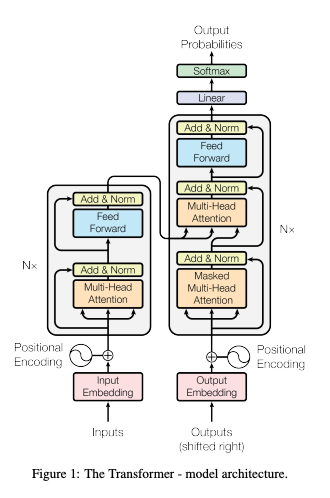
#> input picture assets/sample.png, 330 x 498 px
$ python measure_figure.py ../../assets/sample.png
#> lines starting #> are read from the running program, lines starting #| are printed output that depends on the picture; after the words box and inside, x2 and y2 are one past the last pixel; in counts of white or black regions, pixels touching at a corner belong together
#!/usr/bin/env python3
"""Measure a figure the way a reader sees it: from the rendered pixels, never from node boxes.

    uv run --with pymupdf --with pillow --with numpy python scripts/measure_figure.py fig/fig2.pdf
    uv run ... measure_figure.py paper.pdf --figure 2          # a reference paper's Figure 2
    uv run ... measure_figure.py render.png --width 236   # a PNG render of a known column width

Reports, in points of the target column:

    ink %      fraction of pixels below 245 luminance. Flagship single-column method figures run
               8-37 % (BNF Fig. 2 8.3, FlowDPS Fig. 2 12.9, JiT Fig. 4 19.9, iMF Fig. 1 23.6,
               ARC Fig. 1 36.9). Under about 15 % the figure reads as empty.
    gutters    white margin left and right of the ink. Those same papers run 0-9 pt in a 236 pt
               column. A figure whose gutters exceed 10 pt looks narrower than the text block,
               which is the first thing a reader notices.
    aspect     width / height.

Every one of those reference numbers came from this script, not from a caption bbox: measuring the
text block that holds a caption gives the caption's width, which is the column, and says nothing
about where the artwork's ink actually starts. One such mis-measurement put a 19 pt gutter into the
style contract and left four figures visibly inset. Measure the render.
"""
import argparse
import re
import sys

# Each reader is imported where it is used, so a PNG measurement runs without pymupdf installed.
# pylint: disable=import-outside-toplevel


def ink_stats(gray, width_pt):
    """(ink fraction, left gutter, right gutter, top, bottom) in points, from a luminance array."""
    mask = gray < 245
    cols, rows = mask.any(0), mask.any(1)
    if not cols.any():
        return 0.0, width_pt / 2, width_pt / 2, 0.0, 0.0
    s = width_pt / gray.shape[1]
    l, r = int(cols.argmax()), gray.shape[1] - int(cols[::-1].argmax())
    t, b = int(rows.argmax()), gray.shape[0] - int(rows[::-1].argmax())
    return float(mask.mean()), l * s, (gray.shape[1] - r) * s, t * s, (gray.shape[0] - b) * s


def from_pdf(path, scale=8):
    """Page 1 of a figure PDF as a luminance array, with its size and its embedded font types."""
    import fitz
    import numpy as np
    d = fitz.open(path)
    p = d[0]
    pix = p.get_pixmap(matrix=fitz.Matrix(scale, scale))
    a = np.frombuffer(pix.samples, dtype=np.uint8).reshape(pix.height, pix.width, pix.n)
    return a[..., :3].mean(2), p.rect.width, p.rect.height, [f[2] for f in p.get_fonts()]


def from_paper_figure(path, fignum, scale=6):
    """The region of a reference paper between a `Figure N.` caption and the block above it."""
    import fitz
    import numpy as np
    d = fitz.open(path)
    for p in d:
        blocks = p.get_text("dict")["blocks"]
        for b in blocks:
            txt = "".join(s["text"] for l in b.get("lines", []) for s in l["spans"])
            if not re.match(rf"Figure {fignum}[.:]", txt):
                continue
            cap = b["bbox"]
            top = max((bb["bbox"][3] for bb in blocks
                       if bb["bbox"][3] <= cap[1] + 1 and bb["bbox"][1] > 40), default=45)
            clip = fitz.Rect(cap[0], top + 2, cap[2], cap[1] - 1)
            if clip.height < 25:                    # the block above is part of the figure
                clip = fitz.Rect(cap[0], max(45, cap[1] - 220), cap[2], cap[1] - 1)
            pix = p.get_pixmap(matrix=fitz.Matrix(scale, scale), clip=clip)
            a = np.frombuffer(pix.samples, dtype=np.uint8).reshape(pix.height, pix.width, pix.n)
            return a[..., :3].mean(2), clip.width, clip.height, []
    raise SystemExit(f"no Figure {fignum} caption found in {path}")


def main():
    """Print the measurements, and exit non-zero on any reading the contract does not allow."""
    ap = argparse.ArgumentParser(description=__doc__,
                                 formatter_class=argparse.RawDescriptionHelpFormatter)
    ap.add_argument("path", help="a figure PDF, a PNG render, or a paper PDF with --figure")
    ap.add_argument("--figure", type=int,
                    help="measure Figure N of a reference paper instead of page 1")
    ap.add_argument("--width", type=float, default=236.0,
                    help="column width in points, for a PNG (default 236)")
    a = ap.parse_args()
    if a.figure:
        gray, w, h, fonts = from_paper_figure(a.path, a.figure)
    elif a.path.lower().endswith(".pdf"):
        gray, w, h, fonts = from_pdf(a.path)
    else:
        import numpy as np
        from PIL import Image
        gray = np.asarray(Image.open(a.path).convert("RGB")).mean(2)
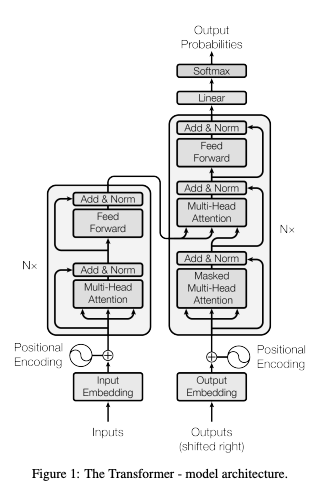
#> gray: shape (498, 330) float64; min 0, max 255, mean 233.7
        w, h, fonts = a.width, a.width * gray.shape[0] / gray.shape[1], []
#> w = 236; h = 356.1; fonts = []
    frac, gl, gr, gt, gb = ink_stats(gray, w)
#> in ink_stats, `mask = gray < 245`:
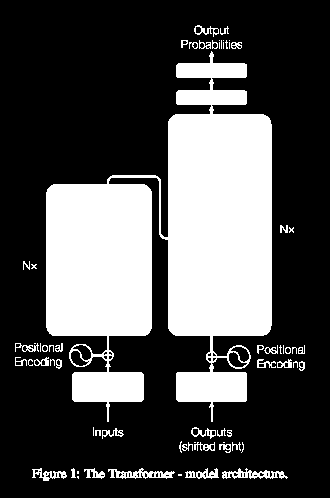
#> mask: shape (498, 330) bool; 30.2% white; 65 white regions (27 under 20 px), largest, box (x1, y1, x2, y2) and area: (46, 51, 272, 422) 46563, (108, 468, 175, 479) 362, (222, 468, 288, 479) 354
#> in ink_stats, `l, r = int(cols.argmax()), gray.shape[1] - int(cols[::-1].argmax())`: l = 15; r = 305
#> in ink_stats, `t, b = int(rows.argmax()), gray.shape[0] - int(rows[::-1].argmax())`: t = 25; b = 481
#> frac = 0.302; gl = 10.73; gr = 17.88; gt = 17.88; gb = 12.16
    print(f"{a.path}")
    print(f"  page      {w:.1f} x {h:.1f} pt   aspect {w / h:.2f}")
#|   page      236.0 x 356.1 pt   aspect 0.66
    print(f"  ink       {frac * 100:.1f} %"
          + ("   LOW, reads as empty (flagships 8-37 %)" if frac < 0.15 else ""))
#|   ink       30.2 %
    print(f"  gutters   L {gl:.1f}  R {gr:.1f} pt"
          + ("   WIDE, flagships run 0-9 pt" if max(gl, gr) > 10 else ""))
#|   gutters   L 10.7  R 17.9 pt   WIDE, flagships run 0-9 pt
    print(f"  margins   T {gt:.1f}  B {gb:.1f} pt")
#|   margins   T 17.9  B 12.2 pt
    if fonts:
        bad = [f for f in fonts if f == "Type3"]
        print(f"  fonts     {sorted(set(fonts))}"
              + ("   FAIL: Type 3, outline the text before export" if bad else ""))
    else:
        print("  fonts     none (text outlined)")
    return 1 if (frac < 0.15 or max(gl, gr) > 10 or any(f == "Type3" for f in fonts)) else 0


if __name__ == "__main__":
#> (the run stopped early here; a loop or call above may not have finished)
